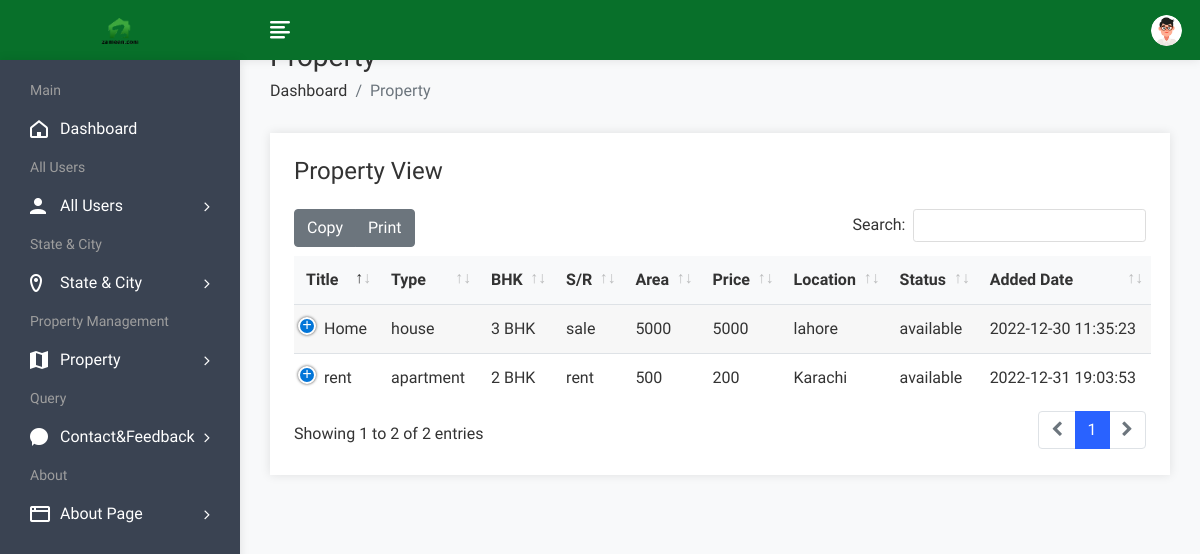
Screenshot of /admin/propertyview.php (signed in) with the database file from the repository.
### tables this page shows
CREATE TABLE `property` (
  `pid` int(50) NOT NULL,
  `title` varchar(200) NOT NULL,
  `pcontent` longtext NOT NULL,
  `type` varchar(100) NOT NULL,
  `bhk` varchar(50) NOT NULL,
  `stype` varchar(100) NOT NULL,
  `bedroom` int(50) NOT NULL,
  `bathroom` int(50) NOT NULL,
  `balcony` int(50) NOT NULL,
  `kitchen` int(50) NOT NULL,
  `hall` int(50) NOT NULL,
  `floor` varchar(50) NOT NULL,
  `size` int(50) NOT NULL,
  `price` int(50) NOT NULL,
  `location` varchar(200) NOT NULL,
  `city` varchar(100) NOT NULL,
  `state` varchar(100) NOT NULL,
  `feature` longtext NOT NULL,
  `pimage` varchar(300) NOT NULL,
  `pimage1` varchar(300) NOT NULL,
  `pimage2` varchar(300) NOT NULL,
  `pimage3` varchar(300) NOT NULL,
  `pimage4` varchar(300) NOT NULL,
  `uid` int(50) NOT NULL,
  `status` varchar(50) NOT NULL,
  `mapimage` varchar(300) NOT NULL,
  `topmapimage` varchar(300) NOT NULL,
  `groundmapimage` varchar(300) NOT NULL,
  `totalfloor` varchar(50) NOT NULL,
  `date` datetime NOT NULL DEFAULT current_timestamp(),
  `isFeatured` int(11) DEFAULT NULL
);

### admin/propertyview.php (the view, shortened to what this page needs)
<!DOCTYPE html>
<html lang="en">
<head>
        <link rel="stylesheet" href="assets/css/bootstrap.min.css">
        <link rel="stylesheet" href="assets/css/font-awesome.min.css">
        <link rel="stylesheet" href="assets/css/feathericon.min.css">
		<link rel="stylesheet" href="assets/plugins/datatables/dataTables.bootstrap4.min.css">
		<link rel="stylesheet" href="assets/plugins/datatables/responsive.bootstrap4.min.css">
		<link rel="stylesheet" href="assets/plugins/datatables/select.bootstrap4.min.css">
		<link rel="stylesheet" href="assets/plugins/datatables/buttons.bootstrap4.min.css">
        <link rel="stylesheet" href="assets/css/style.css">
    </head>
    <body>
				<?php include("header.php"); ?>
            <div class="page-wrapper">
                <div class="content container-fluid">
					<div class="page-header">
						<div class="row">
							<div class="col">
								<h3 class="page-title">Property</h3>
								<ul class="breadcrumb">
									<li class="breadcrumb-item"><a href="dashboard.php">Dashboard</a></li>
									<li class="breadcrumb-item active">Property</li>
								</ul>
							</div>
						</div>
					</div>
					<div class="row">
                            <div class="col-12">
                                <div class="card">
                                    <div class="card-body">
                                        <h4 class="header-title mt-0 mb-4">Property View</h4>
                                        <table id="datatable-buttons" class="table table-striped dt-responsive nowrap">
                                            <thead>
                                                <tr>
                                                    <th>Title</th>
                                                    <th>Type</th>
                                                    <th>BHK</th>
                                                    <th>S/R</th>
													<th>Area</th>
                                                    <th>Price</th>
                                                    <th>Location</th>
													<th>Status</th>
                                                    <th>Added Date</th>
                                                </tr>
                                            </thead>
                                            <tbody>
												<?php
													$query=mysqli_query($con,"select * from property");
													while($row=mysqli_fetch_row($query))
													{
												?>
                                                <tr>
                                                    <td><?php echo $row['1']; ?></td>
                                                    <td><?php echo $row['3']; ?></td>
                                                    <td><?php echo $row['4']; ?></td>
                                                    <td><?php echo $row['5']; ?></td>
                                                    <td><?php echo $row['12']; ?></td>
                                                    <td><?php echo $row['13']; ?></td>
                                                    <td><?php echo $row['14']; ?></td>
                                                    <td><?php echo $row['24']; ?></td>
                                                    <td><?php echo $row['29']; ?></td>
                                                </tr>
                                               <?php
												}
												?>
                                            </tbody>
                                        </table>
                                    </div>
                                </div>
                            </div>
                        </div>
				</div>
			</div>
    </body>
</html>

### rows the page displays
property: title "Home", type "house", bhk "3 BHK", stype "sale", size "5000", price "5000", location "lahore", status "available", date "2022-12-30 11:35:23"
property: title "rent", type "apartment", bhk "2 BHK", stype "rent", size "500", price "200", location "Karachi", status "available", date "2022-12-31 19:03:53"
